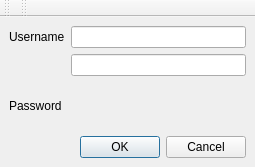
<?xml version="1.0" encoding="UTF-8"?>
<ui version="4.0">
 <class>LoginWindow</class>
 <widget class="QMainWindow" name="LoginWindow">
  <property name="geometry">
   <rect>
    <x>0</x>
    <y>0</y>
    <width>255</width>
    <height>167</height>
   </rect>
  </property>
  <property name="windowTitle">
   <string>MainWindow</string>
  </property>
  <widget class="QWidget" name="centralwidget">
   <layout class="QGridLayout" name="gridLayout">
    <item row="0" column="0">
     <widget class="QLabel" name="usrLabel">
      <property name="text">
       <string>Username</string>
      </property>
      <property name="buddy">
       <cstring>lineEdit</cstring>
      </property>
     </widget>
    </item>
    <item row="0" column="1" colspan="2">
     <widget class="QLineEdit" name="lineEdit"/>
    </item>
    <item row="1" column="1" colspan="2">
     <widget class="QLineEdit" name="lineEdit_2"/>
    </item>
    <item row="2" column="0" colspan="2">
     <widget class="QLabel" name="passLabel">
      <property name="text">
       <string>Password</string>
      </property>
      <property name="buddy">
       <cstring>lineEdit_2</cstring>
      </property>
     </widget>
    </item>
    <item row="3" column="2">
     <widget class="QDialogButtonBox" name="buttonBox">
      <property name="standardButtons">
       <set>QDialogButtonBox::Cancel|QDialogButtonBox::Ok</set>
      </property>
     </widget>
    </item>
   </layout>
  </widget>
  <widget class="QMenuBar" name="menubar">
   <property name="geometry">
    <rect>
     <x>0</x>
     <y>0</y>
     <width>255</width>
     <height>22</height>
    </rect>
   </property>
  </widget>
  <widget class="QToolBar" name="toolBar">
   <property name="windowTitle">
    <string>toolBar</string>
   </property>
   <attribute name="toolBarArea">
    <enum>TopToolBarArea</enum>
   </attribute>
   <attribute name="toolBarBreak">
    <bool>false</bool>
   </attribute>
  </widget>
  <widget class="QToolBar" name="toolBar_2">
   <property name="windowTitle">
    <string>toolBar_2</string>
   </property>
   <attribute name="toolBarArea">
    <enum>TopToolBarArea</enum>
   </attribute>
   <attribute name="toolBarBreak">
    <bool>false</bool>
   </attribute>
  </widget>
 </widget>
 <resources/>
 <connections/>
</ui>
